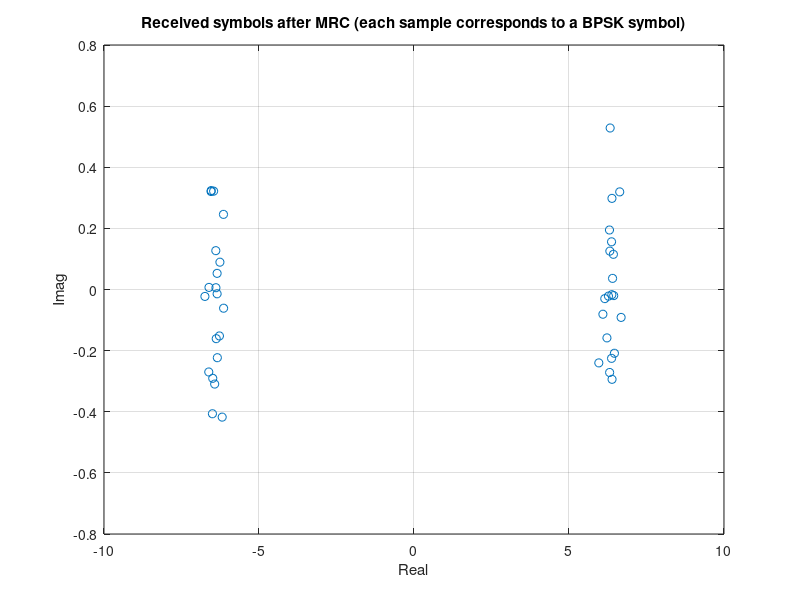

MATLAB code to generate this figure:
%% 4x1 MISO with Rician fading, delays, guard spacing, and MRC combining
% Fixes overlapping-delays issue by upsampling (inserting zeros between symbols)
clear; clc; rng(2025);

%% Parameters
msg        = 'Hello';                    % message to send
bits       = reshape(de2bi(double(msg),8,'left-msb').',[],1); % column vector of bits
Nbits      = length(bits);               % 5 chars * 8 = 40 bits
bpsk       = 2*bits - 1;                 % BPSK: 0->-1, 1->+1 (real)
Nt         = 4;                          % # transmit antennas
delays     = [0 2 4 8];                  % delays in *samples* (integer)
maxDelay   = max(delays);
SNRdB      = 20;                         % SNR in dB (adjustable)
SNRlin     = 10^(SNRdB/10);

%% Upsampling / guard spacing
% Choose factor L so that symbols are spaced > maxDelay to avoid overlap
L = maxDelay + 1;         % simplest safe choice: spacing is at least maxDelay
% Map each symbol to one filled sample followed by (L-1) zeros
Ns_symbols = Nbits;
Ns = Ns_symbols * L;      % total number of samples transmitted from each antenna

tx_base = zeros(Ns,1);
tx_base(1:L:Ns) = bpsk;   % place symbol every L samples

% Build per-antenna transmit signals by shifting according to delays
txSig = zeros(Ns + maxDelay, Nt); % extra tail to hold later shifted samples
for t = 1:Nt
    shift = delays(t);
    txSig(1+shift : 1+shift + Ns -1, t) = tx_base;
end
Ns_total = size(txSig,1);

%% Channel: Rician per-antenna (flat per-sample), same across time for simplicity
K = 5; % Rician K-factor
h_LOS = ones(1,Nt); % deterministic LOS phasors (choose 1 for simplicity)
h_NLOS = (randn(1,Nt)+1j*randn(1,Nt))/sqrt(2); % diffuse
h = sqrt(K/(K+1))*h_LOS + sqrt(1/(K+1))*h_NLOS; % 1 x Nt complex gains

% Apply channel (linear): y[n] = sum_t h(t) * x_t[n] + noise[n]
y = zeros(Ns_total,1);
for t = 1:Nt
    y = y + h(t) * txSig(:,t);
end

% Add AWGN (complex) with energy normalization
Es_symbol = mean(abs(tx_base(tx_base~=0)).^2); % should be 1
N0 = Es_symbol / SNRlin;
noise = sqrt(N0/2)*(randn(Ns_total,1) + 1j*randn(Ns_total,1));
r = y + noise;

%% Receiver: time-align each branch, apply MRC (conjugate weighting) and sample
% Extract per-branch contributions by shifting the received sequence by -delay
% For each t: the portion of r corresponding to tx_base is located at indices
%   idx = (1:Ns) + delays(t)
% So to align to symbol positions (1:L:Ns), we extract r(1+delays(t) : L : 1+delays(t)+Ns-1)
symbol_positions = 1:L:Ns; % indices in tx_base containing symbol pulses (length Nbits)
rx_per_branch = zeros(Nbits, Nt);

for t = 1:Nt
    idx_start = 1 + delays(t);         % first sample index in r for this antenna's first symbol
    % indices in r that carry the symbol samples for this antenna
    idxs = idx_start : L : idx_start + (Nbits-1)*L;
    % ensure indices are within bounds
    if idxs(end) > length(r)
        error('Indexing exceeded received vector length - check padding/lengths.');
    end
    rx_samples_t = r(idxs).';            % 1 x Nbits complex (transpose)
    % MRC weight = conj(h(t)) to undo phase of channel
    rx_per_branch(:, t) = (conj(h(t)) * rx_samples_t).'; % Nbits x 1
end

% Combine branches (sum across antennas)
r_combined = sum(rx_per_branch, 2); % Nbits x 1 complex

% Decision for BPSK: symbols are real +/-1 after MRC (phase removed)
bits_hat = real(r_combined) > 0;  % logical vector length Nbits

% Reconstruct message
msg_hat = char(bi2de(reshape(bits_hat, 8, []).', 'left-msb')).';

%% Results
disp(['Original Message: ' msg]);
disp(['Decoded Message : ' msg_hat]);
numErr = sum(bits ~= bits_hat);
disp(['Bit errors: ' num2str(numErr) ' / ' num2str(Nbits)]);
disp('Channel gains (h):');
disp(h);

% (Optional) show a small constellation snapshot (real vs imag of combined samples)
figure;
plot(real(r_combined), imag(r_combined), 'o');
xlabel('Real'); ylabel('Imag'); grid on;
title('Received symbols after MRC (each sample corresponds to a BPSK symbol)');
